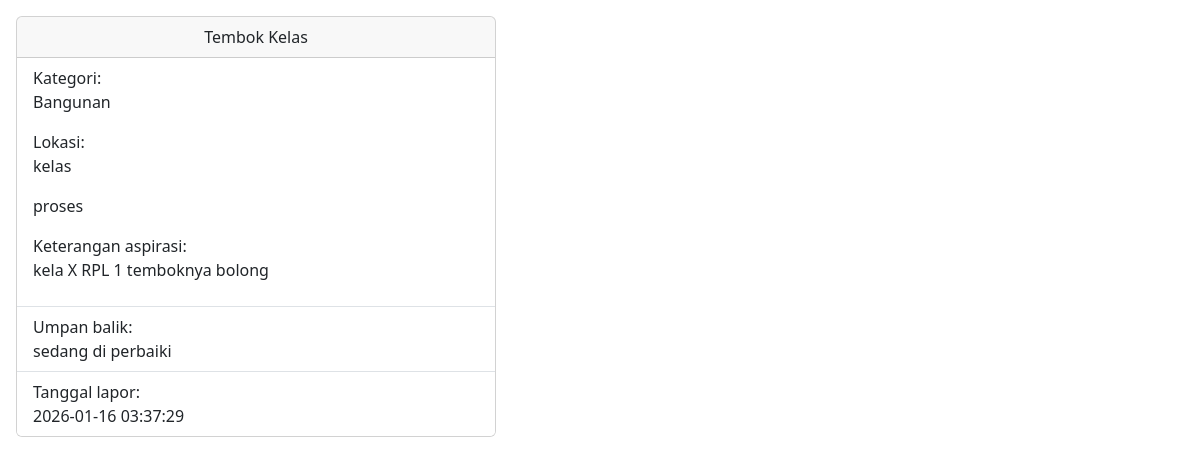
Page /app/Controllers/c_data.php?id=3 (signed in) on the committed database.
### tables this page shows
CREATE TABLE `aspirasi` (
  `id_aspirasi` int NOT NULL,
  `id_kategori` int NOT NULL,
  `id_siswa` int NOT NULL,
  `tanggal_lapor` datetime NOT NULL DEFAULT CURRENT_TIMESTAMP,
  `lokasi` varchar(50) NOT NULL,
  `ket_aspirasi` text NOT NULL,
  `judul_aspirasi` varchar(50) NOT NULL
);

CREATE TABLE `kategori` (
  `id_kategori` int NOT NULL,
  `ket_kategori` varchar(30) NOT NULL
);

CREATE TABLE `progres_aspirasi` (
  `id_progres` int NOT NULL,
  `id_aspirasi` int NOT NULL,
  `tanggal_update` datetime NOT NULL,
  `id_admin` int NOT NULL,
  `umpan_balik` text NOT NULL,
  `status` enum('menunggu','proses','selesai','') NOT NULL DEFAULT 'menunggu'
);

### app/Models/m_koneksi.php (called while the page is built, shortened)
<?php
class m_koneksi{
    private $host = "localhost",
            $username = "root",
            $password = "",
            $db = "pengaduan_sarana_sekolah";
    function __construct()
    {
       $this->koneksi =
        mysqli_connect(
            $this->host,
            $this->username,
            $this->password,
            $this->db
        );
        if ($this->koneksi) {
            return $this->koneksi;
        }else{
            die("Koneksi ke database gagal !" . mysqli_connect_error());
        }
    }
}
?>

### app/Models/m_aspirasi.php (called while the page is built, shortened)
<?php
include_once 'm_koneksi.php';
class m_aspirasi
{
    function tampil_data_by_id($id)
    {
        $koneksi = new m_koneksi();
        $sql = "SELECT
                aspirasi.judul_aspirasi,
                aspirasi.tanggal_lapor,
                aspirasi.id_kategori,
                aspirasi.lokasi,
                aspirasi.ket_aspirasi,
                progres_aspirasi.status,
                progres_aspirasi.umpan_balik,
                kategori.ket_kategori
                FROM aspirasi
                LEFT JOIN progres_aspirasi
                ON aspirasi.id_aspirasi = progres_aspirasi.id_aspirasi
                LEFT JOIN kategori
                ON aspirasi.id_kategori = kategori.id_kategori
                WHERE aspirasi.id_aspirasi = $id";
        $query = mysqli_query($koneksi->koneksi, $sql);
        return mysqli_fetch_object($query);
    }
}

### app/Views/v_detail_aspirasi.php (the view, shortened to what this page needs)
<!doctype html>
<html lang="en">
<head>
    <link href="https://cdn.jsdelivr.net/npm/bootstrap@5.3.8/dist/css/bootstrap.min.css" rel="stylesheet">
    <link href="https://getbootstrap.com/docs/5.3/assets/css/docs.css" rel="stylesheet">
</head>
<body class="p-3 m-0 border-0 bd-example m-0 border-0">
    <div class="card" style="width:30rem;">
        <div class="card-header text-center">
            <?= $aspirasi_->judul_aspirasi ?>
        </div>
        <ul class="list-group list-group-flush">
            <li class="list-group-item ">
                <p>Kategori:<br><?= $aspirasi_->ket_kategori ?></p>
                <p>Lokasi:<br><?= $aspirasi_->lokasi ?></p>
                <p><?= $aspirasi_->status ?></p>
                <p>Keterangan aspirasi:<br><?= $aspirasi_->ket_aspirasi ?></p>
            </li>
            <li class="list-group-item">Umpan balik:<br><?= $aspirasi_->umpan_balik ?></li>
            <li class="list-group-item">Tanggal lapor:<br><?= $aspirasi_->tanggal_lapor ?></li>
        </ul>
    </div>
</body>
</html>

### rows in the picture
aspirasi: judul_aspirasi "Tembok Kelas", id_kategori.ket_kategori "Bangunan", lokasi "kelas", progres_aspirasi.status "proses", ket_aspirasi "kela X RPL 1 temboknya bolong", progres_aspirasi.umpan_balik "sedang di perbaiki", tanggal_lapor "2026-01-16 03:37:29"
